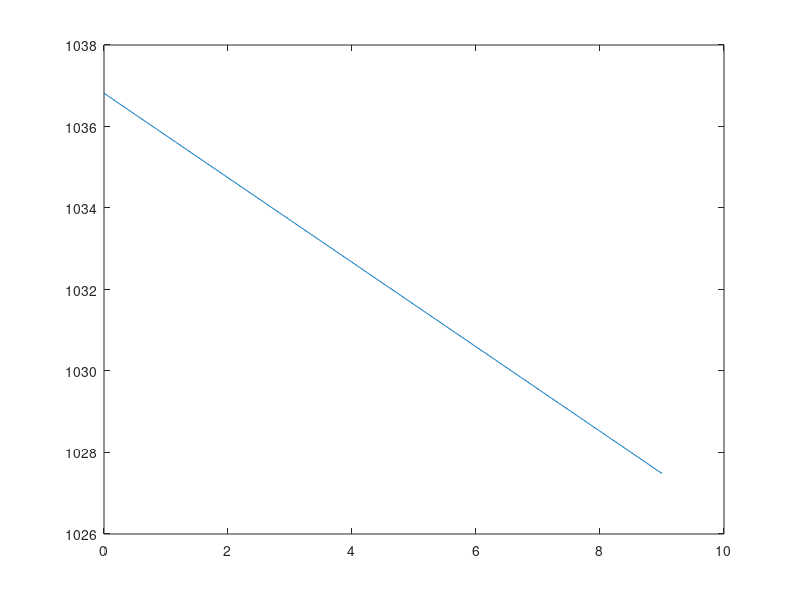
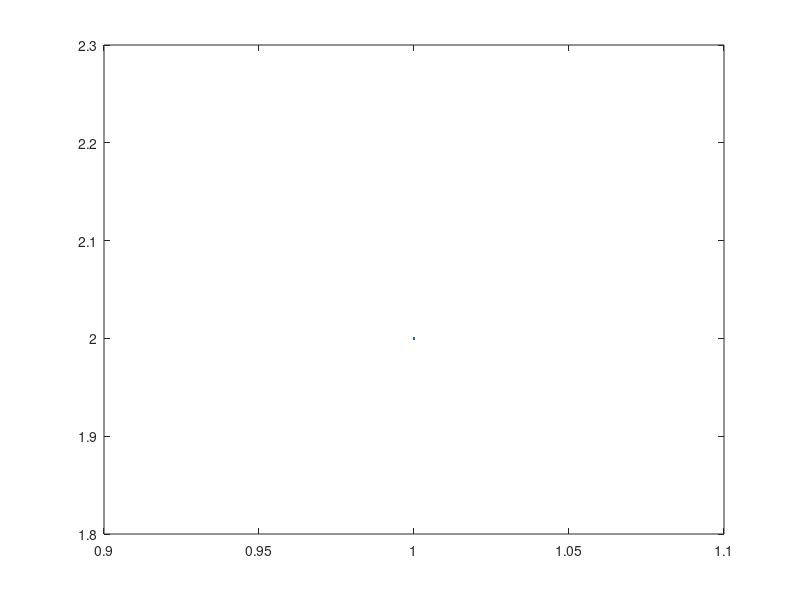

Write the MATLAB code that produced these figures, in order.
close all; clc;
phi = 2*pi/180;    % pitch bias [rad]
omega = 2*pi/180;
s = [-1 0 1 0]; % surface [a,b,c,d]. ax + by + cz + d = 0;
v = [90;0;0];   % platform velocity
x0 = [0;0;1000]; % platform initial position
fs = 5000;      % laser scan rate
T = 0.1;        % simulation period
t = 0:1/fs:T;   % simulation time series
x = repmat(x0,1,length(t)) + repmat(v,1,length(t)).*repmat(t,3,1);  % trajectory
rho = (s(1:3)*x + s(4))/(s(1)*sin(phi)+s(3)*cos(phi)); % range = ([a,b,c]*x + d)/(b*phi+c)  . from geolocation equation
% rho = (s(1:3)*x + s(4))/(-s(2)*omega+s(3));
plot(x(1,:),rho);

% hold on; plot(x(1,:),rho);
phi = 0;
w = (s(1:3)*x + s(4))';
dphi = 1;
while abs(dphi) > 0.00001
    W = w-(rho*(s(1)*sin(phi) + s(3)*cos(phi)))';
    A = (rho*(s(1)*cos(phi) - s(3)*sin(phi)))';
    dphi = inv(A'*A)*A'*W;
    phi = phi + dphi
end
% omega = (s(1:3)*x + s(4)-s(3)*rho)./(-s(2)*rho);
figure
plot(phi*180/pi)
% plot(omega*180/pi)